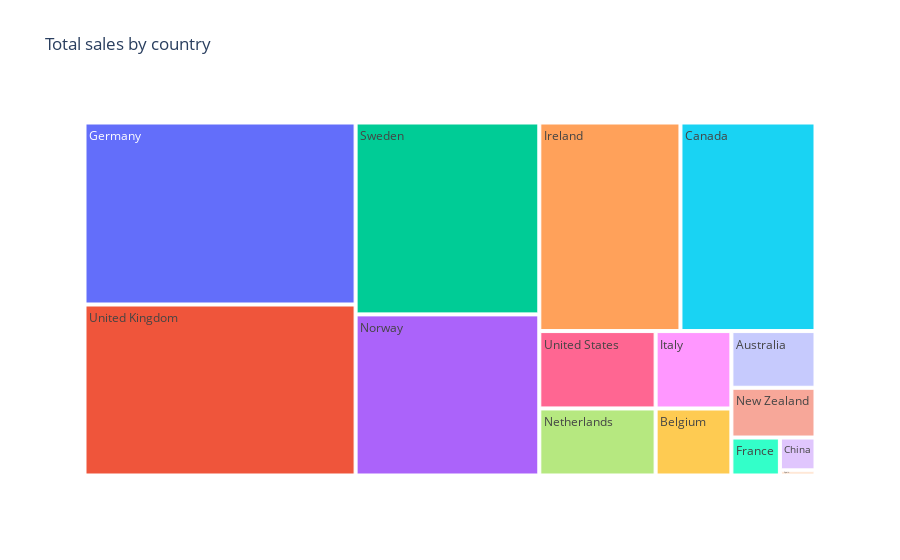

Write notebook code for a chart like this one.
### Markdown cell above
*Representación de las ventas realizadas por país (treemap de plotly express).*

### Code cell
# Agrupo por país y sumo las ventas
transactions_with_companies = dict_transactions['transactions'].merge(dict_transactions['companies'][['company_id', 'country']], on='company_id', how='left')

country_sum_accepted_sales = transactions_with_companies.groupby('country')['amount'].sum().reset_index()
total_accepted_amount = country_sum_accepted_sales['amount'].sum()
country_sum_accepted_sales['percentage'] = round(country_sum_accepted_sales['amount'] / total_accepted_amount * 100, 2)

# Crear el treemap con plotly
fig2 = px.treemap(country_sum_accepted_sales, 
                 path=['country'], 
                 values='amount', 
                 title='Total sales by country',
                 labels={'amount': 'Total sales ($)'},
                 hover_data={'amount': True, 'percentage': True}) 

# Para modificar el texto del hover, encontré este ejemplo que lo adapto a mis datos
fig2.update_traces(hovertemplate=
    "<b>%{label}</b><br>" +
    "Total sales: $ %{value}<br>" +
    "Percentage: %{customdata[1]} %"
)

# Mostrar el gráfico
fig2.show()

### Figure 1 — Plotly figure (JSON) as saved in the notebook; plotly's stock layout.template omitted (floating-point values rounded to 4 significant figures)
{"data": [{"branchvalues": "total", "customdata": [[2785.0, 1.85], [2966.0, 1.97], [16450.0, 10.91], [682.7, 0.45], [1075.0, 0.71], [28820.0, 19.12], [17190.0, 11.41], [3427.0, 2.27], [4554.0, 3.02], [2445.0, 1.62], [17290.0, 11.47], [106.8, 0.07], [20590.0, 13.66], [27070.0, 17.96], [5256.0, 3.49]], "domain": {"x": [0, 1], "y": [0, 1]}, "hovertemplate": "<b>%{label}</b><br>Total sales: $ %{value}<br>Percentage: %{customdata[1]} %", "ids": ["Australia", "Belgium", "Canada", "China", "France", "Germany", "Ireland", "Italy", "Netherlands", "New Zealand", "Norway", "Spain", "Sweden", "United Kingdom", "United States"], "labels": ["Australia", "Belgium", "Canada", "China", "France", "Germany", "Ireland", "Italy", "Netherlands", "New Zealand", "Norway", "Spain", "Sweden", "United Kingdom", "United States"], "name": "", "parents": ["", "", "", "", "", "", "", "", "", "", "", "", "", "", ""], "type": "treemap", "values": [2785.0, 2966.0, 16450.0, 682.7, 1075.0, 28820.0, 17190.0, 3427.0, 4554.0, 2445.0, 17290.0, 106.8, 20590.0, 27070.0, 5256.0]}], "layout": {"legend": {"tracegroupgap": 0}, "title": {"text": "Total sales by country"}}}
